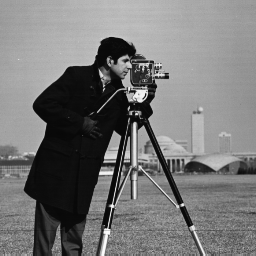
%> input picture lab 2/cameraman.tif, 256 x 256 px
$ octave demo_MagnPhSpec.m   (GNU Octave 9; MATLAB toolbox functions it lacks are replaced by stand-ins)
%> lines starting %> are read from the running program, lines starting %| are printed output that depends on the picture
%% ECE 311 class demonstration, magntidue spectrum, phase spectrum
% Chao Ma
%

clear all;
close all;
clc
fignum = 500;

%% load and dispaly an image
Im = imread('cameraman.tif');
%> Im is the input picture: size 256x256 uint8; min 7, max 253, mean 118.7
figure(fignum);
imagesc(Im);
colormap(gray(256));
axis image off;
fignum = fignum + 1;

%% Calculate the fft of the image
s = fftshift(fft2(Im));

%% Display the magntiude spectrum
MagSpec = abs(s);
MagSpecLog = log10(abs(s)+eps)*20;
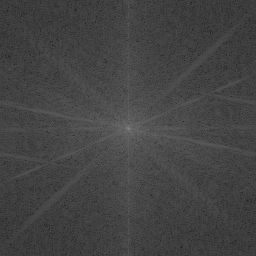
%> MagSpecLog: size 256x256 double; min 21.58, max 137.8, mean 68.1
figure(fignum);
imagesc(MagSpecLog);
colormap(jet(256));
axis image off;
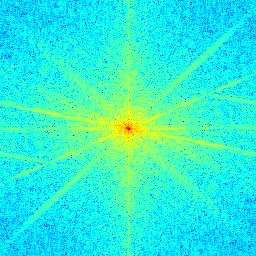
%> displayed picture: size 256x256x3, on the screen's scale of 0 to 255; mean R, G, B 44.2, 237.6, 210.8
fignum = fignum + 1;

%% Display the phase spectrum
PhSpec = angle(s);
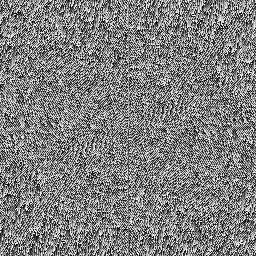
%> PhSpec: size 256x256 double; min -3.14, max 3.14, mean 9.59e-05; drawn with min black and max white
figure(fignum);
imagesc(PhSpec);
colormap(gray(256));
axis image off;
fignum = fignum + 1;

%% Reconstruct the image
ImRecon = ifft2(ifftshift(abs(s).*exp(1i*PhSpec)));
figure(fignum);
imagesc(abs(ImRecon));
colormap(gray(256));
axis image off;
fignum = fignum + 1;

%% Distort the phase
PhSpecRand = PhSpec + 0.7*randn(size(s));
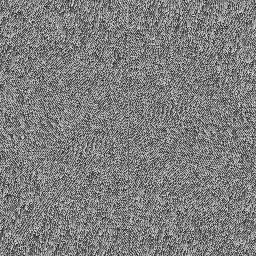
%> PhSpecRand: size 256x256 double; min -5.45, max 5.57, mean -0.00529; drawn with min black and max white
ImPhRand = ifft2(ifftshift(abs(s).*exp(1i*PhSpecRand)));

figure(fignum);
imagesc(abs(ImPhRand));
colormap(gray(256));
axis image off;
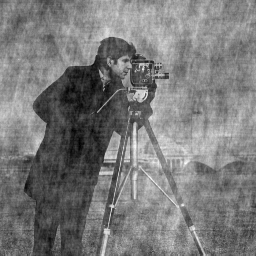
%> displayed picture: size 256x256x3, on the screen's scale of 0 to 255; min 0, max 255, mean 121.9
fignum = fignum + 1;
